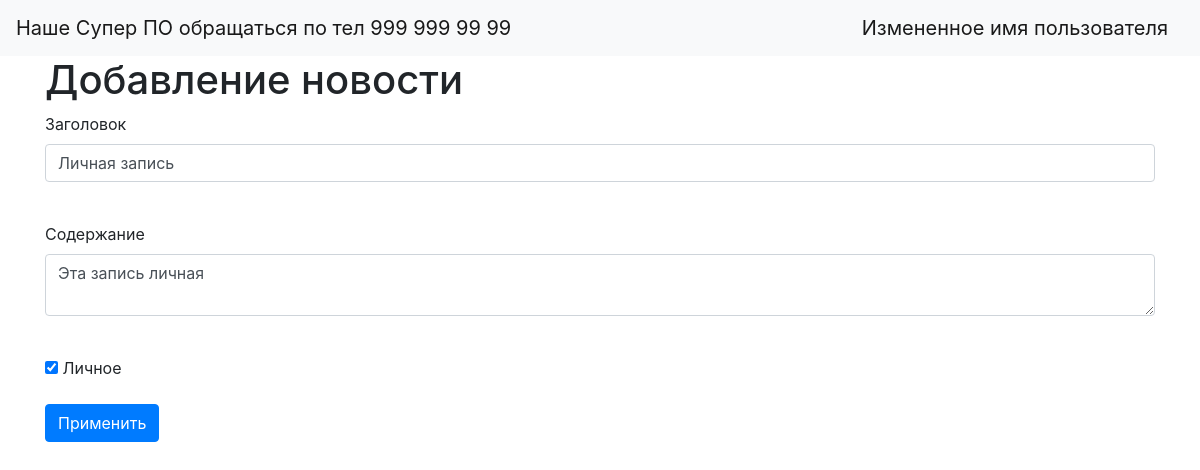
Screenshot of /news/1 (signed in) with the database file from the repository.
### data/users.py (models this page shows, shortened)
class User(SqlAlchemyBase, UserMixin):
    __tablename__ = 'users'
    id = sqlalchemy.Column(sqlalchemy.Integer,
                           primary_key=True, autoincrement=True)
    name = sqlalchemy.Column(sqlalchemy.String, nullable=True)
    about = sqlalchemy.Column(sqlalchemy.String, nullable=True)
    email = sqlalchemy.Column(sqlalchemy.String,
                              index=True, unique=True, nullable=True)
    hashed_password = sqlalchemy.Column(sqlalchemy.String, nullable=True)
    created_date = sqlalchemy.Column(sqlalchemy.DateTime,
                                     default=datetime.datetime.now)
    news = orm.relation("News", back_populates='user')

### data/news.py (models this page shows, shortened)
class News(SqlAlchemyBase):
    __tablename__ = 'news'
    id = sqlalchemy.Column(sqlalchemy.Integer,
                           primary_key=True, autoincrement=True)
    title = sqlalchemy.Column(sqlalchemy.String, nullable=True)
    content = sqlalchemy.Column(sqlalchemy.String, nullable=True)
    created_date = sqlalchemy.Column(sqlalchemy.DateTime,
                                     default=datetime.datetime.now)
    is_private = sqlalchemy.Column(sqlalchemy.Boolean, default=True)
    user_id = sqlalchemy.Column(sqlalchemy.Integer,
                                sqlalchemy.ForeignKey("users.id"))
    user = orm.relation('User')

### main.py (the view, shortened to what this page needs)
@app.route('/news/<int:id>', methods=['GET', 'POST'])
@login_required
def edit_news(id):
    form = NewsForm()
    if request.method == "GET":
        session = db_session.create_session()
        news = session.query(News).filter(News.id == id,
                                          News.user == current_user).first()
        if news:
            form.title.data = news.title
            form.content.data = news.content
            form.is_private.data = news.is_private
        else:
            abort(404)
    return render_template('news.html', title='Редактирование новости', form=form)

### main.py
class NewsForm(FlaskForm):
    title = StringField('Заголовок', validators=[DataRequired()])
    content = TextAreaField("Содержание")
    is_private = BooleanField("Личное")
    submit = SubmitField('Применить')

### data/db_session.py (called while the page is built)
def create_session() -> Session:
    global __factory
    return __factory()

### main.py (called while the page is built)
@login_manager.user_loader
def load_user(user_id):
    session = db_session.create_session()
    return session.query(User).get(user_id)

### templates/news.html (shortened to what this page needs)
{% extends "base.html" %}
{% block content %}
<h1>Добавление новости</h1>
<form action="" method="post">
    <p>
        {{ form.title.label }}<br>
        {{ form.title(class="form-control") }}<br>
    </p>
    <p>
        {{ form.content.label }}<br>
        {{ form.content(class="form-control") }}<br>
    </p>
    <p>{{ form.is_private() }} {{ form.is_private.label }}</p>
    <p>{{ form.submit(type="submit", class="btn btn-primary") }}</p>
</form>
{% endblock %}

### templates/base.html (shortened to what this page needs)
<!doctype html>
<html lang="en">
<head>
    <link rel="stylesheet"
          href="https://stackpath.bootstrapcdn.com/bootstrap/4.4.1/css/bootstrap.min.css"
>
</head>
<body>
<header>
    <nav class="navbar navbar-light bg-light">
        <a class="navbar-brand" href="#">Наше Супер ПО обращаться по тел 999 999 99 99</a>
        {% if current_user.is_authenticated %}
        <a class="navbar-brand" href="/logout">{{ current_user.name }}</a>
        {% else %}
        <p>
        <a class="btn btn-primary " href="/register">Зарегистрироваться</a>
        <a class="btn btn-success" href="/login">Войти</a>
        </p>
{% endif %}
    </nav>
</header>
<main role="main" class="container">
    {% block content %}{% endblock %}
</main>
</body>
</html>

### rows the page displays
User: name "Измененное имя пользователя"
News: title "Личная запись", content "Эта запись личная", is_private "☑"
